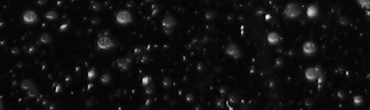
%> input picture Images/snowflakes.png, 370 x 110 px
$ octave ipexsnow.m   (GNU Octave 9; MATLAB toolbox functions it lacks are replaced by stand-ins)
%> lines starting %> are read from the running program, lines starting %| are printed output that depends on the picture
%% Granulometry of Snowflakes
% This example shows how to calculate the size distribution of snowflakes in an
% image by using granulometry.  Granulometry determines the size distribution of
% objects in an image without explicitly segmenting (detecting) each object
% first.
%
% Copyright 1993-2012 The MathWorks, Inc.
% $Revision: 1.1.6.4 $ $Date: 2012/03/22 22:35:48 $

%% Read Image
% Read in the 'snowflakes.png' image, which is a photograph of snowflakes.

I = imread('snowflakes.png');
%> I is the input picture: size 110x370 uint8; min 0, max 251, mean 17.1
figure,imshow(I)

%% Enhance Contrast
% Your first step is to maximize the intensity contrast in the image.  You can
% do this using ADAPTHISTEQ, which performs contrast-limited adaptive histogram
% equalization. Rescale the image intensity using IMADJUST so that it
% fills the data type's entire dynamic range.

claheI = adapthisteq(I,'NumTiles',[10 10]);
claheI = imadjust(claheI);
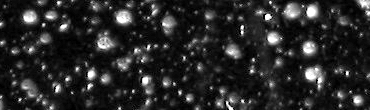
%> claheI: size 110x370 uint8; min 0, max 255, mean 40.3
imshow(claheI);

%% Determine Intensity Surface Area Distribution in Enhanced Image
% Granulometry estimates the intensity surface area distribution of
% snowflakes as a function of size. Granulometry likens image objects to stones
% whose sizes can be determined by sifting them through screens of increasing
% size and collecting what remains after each pass. Image objects are sifted by
% opening the image with a structuring element of increasing size and counting
% the remaining intensity surface area (summation of pixel values in the image)
% after each opening.
%
% Choose a counter limit so that the intensity surface area goes to zero as
% you increase the size of your structuring element.
% For display purposes, leave the first entry in the surface area array empty.

for counter = 0:22
    remain = imopen(claheI, strel('disk', counter));
    intensity_area(counter + 1) = sum(remain(:));
end
%> this loop made 23 passes
%> pass 3, `remain = imopen(claheI, strel('disk', counter));`:
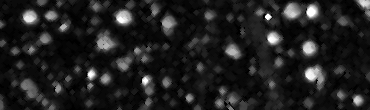
%> remain: size 110x370 uint8; min 0, max 255, mean 32
%> after the loop, intensity_area = 23 values, max 1640446 at index 1, min 5904 at index 23, mean 454579.5
figure,plot(intensity_area, 'm - *'), grid on;
title('Sum of pixel values in opened image as a function of radius');
xlabel('radius of opening (pixels)');
ylabel('pixel value sum of opened objects (intensity)');
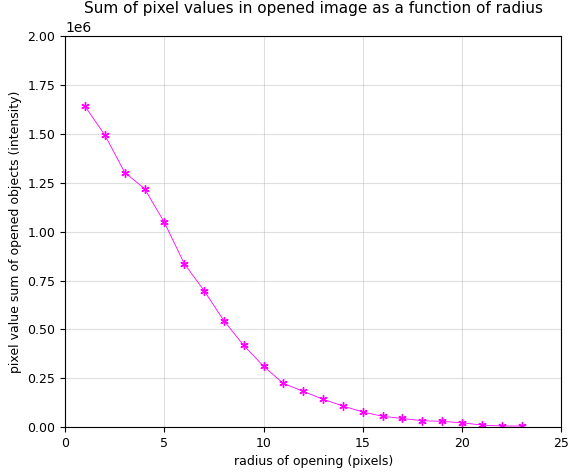
%> figure redrawn from the program's plot data; curve peaks at x = 1, y = 1640446

%% Calculate First Derivative of Distribution
% A significant drop in intensity surface area between two consecutive openings
% indicates that the image contains objects of comparable size to the smaller
% opening. This is equivalent to the first derivative of the intensity surface
% area array, which contains the size distribution of the snowflakes in the
% image. Calculate the first derivative with the DIFF function.

intensity_area_prime= diff(intensity_area);
%> intensity_area_prime = 22 values, max -299 at index 22, min -210245 at index 5, mean -74297.4
plot(intensity_area_prime, 'm - *'), grid on;
title('Granulometry (Size Distribution) of Snowflakes');
set(gca, 'xtick', [0 2 4 6 8 10 12 14 16 18 20 22]);
xlabel('radius of snowflakes (pixels)');
ylabel('Sum of pixel values in snowflakes as a function of radius');
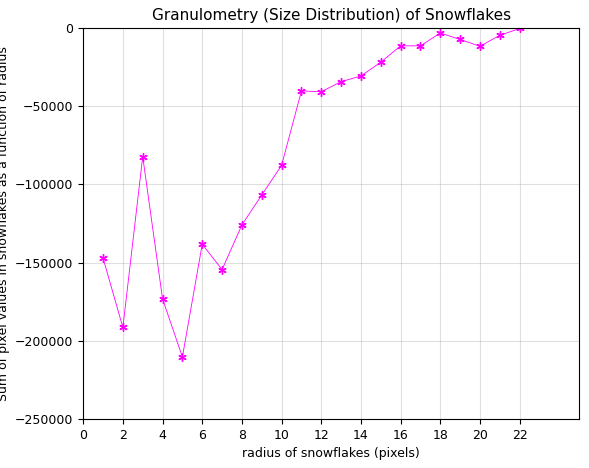
%> figure redrawn from the program's plot data; curve peaks at x = 22, y = -299

%% Extract Snowflakes Having a Particular Radius
% Notice the minima and the radii where they occur in the graph.  The minima
% tell you that snowflakes in the image have those radii. The more negative the
% minimum point, the higher the snowflakes' cumulative intensity at that radius.
% For example, the most negative minimum point occurs at the 5 pixel radius
% mark. You can extract the snowflakes having a 5 pixel radius with the
% following steps.

open5 = imopen(claheI,strel('disk',5));
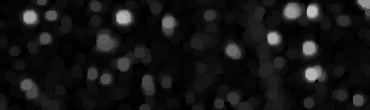
%> open5: size 110x370 uint8; min 0, max 191, mean 20.6
open6 = imopen(claheI,strel('disk',6));
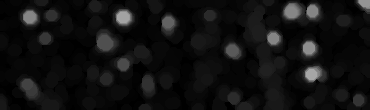
%> open6: size 110x370 uint8; min 0, max 166, mean 17.2
rad5 = imsubtract(open5,open6);
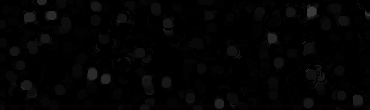
%> rad5: size 110x370 uint8; min 0, max 66, mean 3.4
imshow(rad5,[]);


displayEndOfDemoMessage(mfilename)
%> (this line was passed over: displayEndOfDemoMessage is not available in this run)
